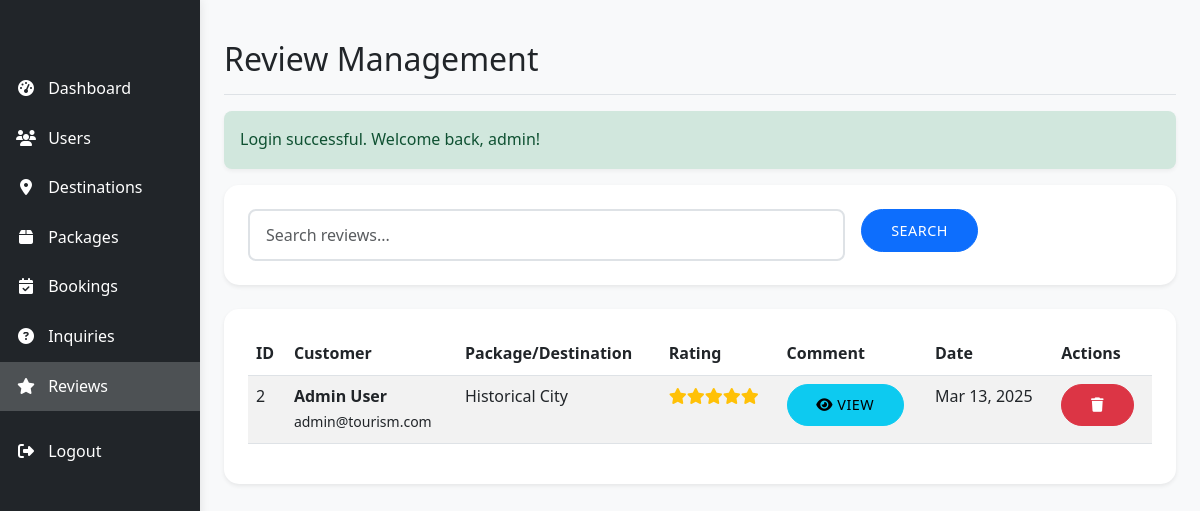
Screenshot of /admin/reviews.php (signed in) with the database file from the repository.
### tables this page shows
CREATE TABLE `reviews` (
  `id` int(11) NOT NULL,
  `user_id` int(11) NOT NULL,
  `package_id` int(11) DEFAULT NULL,
  `destination_id` int(11) DEFAULT NULL,
  `rating` int(11) NOT NULL CHECK (`rating` between 1 and 5),
  `comment` text DEFAULT NULL,
  `created_at` timestamp NOT NULL DEFAULT current_timestamp()
);

CREATE TABLE `users` (
  `id` int(11) NOT NULL,
  `username` varchar(50) NOT NULL,
  `password` varchar(255) NOT NULL,
  `email` varchar(100) NOT NULL,
  `full_name` varchar(100) NOT NULL,
  `phone` varchar(20) DEFAULT NULL,
  `address` text DEFAULT NULL,
  `user_type` enum('admin','customer') DEFAULT 'customer',
  `created_at` timestamp NOT NULL DEFAULT current_timestamp()
);

CREATE TABLE `destinations` (
  `id` int(11) NOT NULL,
  `name` varchar(100) NOT NULL,
  `description` text NOT NULL,
  `location` varchar(100) NOT NULL,
  `image` varchar(255) DEFAULT NULL,
  `price` decimal(10,2) NOT NULL,
  `featured` tinyint(1) DEFAULT 0,
  `created_at` timestamp NOT NULL DEFAULT current_timestamp()
);

### admin/reviews.php (the view, shortened to what this page needs)
<?php
require_once '../includes/config.php';
$search = isset($_GET['search']) ? sanitize_input($_GET['search']) : '';
$page = isset($_GET['page']) ? (int)$_GET['page'] : 1;
$items_per_page = 10;
$offset = ($page - 1) * $items_per_page;
$where_clause = $search ? "WHERE u.username LIKE '%$search%' OR u.full_name LIKE '%$search%' OR r.comment LIKE '%$search%'" : "";
$query = "SELECT r.*, u.username, u.full_name, u.email,
          p.name as package_name, d.name as destination_name
          FROM reviews r
          JOIN users u ON r.user_id = u.id
          LEFT JOIN packages p ON r.package_id = p.id
          LEFT JOIN destinations d ON r.destination_id = d.id
          $where_clause
          ORDER BY r.created_at DESC
          LIMIT ? OFFSET ?";
$stmt = mysqli_prepare($conn, $query);
mysqli_stmt_bind_param($stmt, "ii", $items_per_page, $offset);
mysqli_stmt_execute($stmt);
$result = mysqli_stmt_get_result($stmt);
?>
<!DOCTYPE html>
<html lang="en">
<head>
    <link href="https://cdn.jsdelivr.net/npm/bootstrap@5.3.0/dist/css/bootstrap.min.css" rel="stylesheet">
    <link rel="stylesheet" href="https://cdnjs.cloudflare.com/ajax/libs/font-awesome/6.4.0/css/all.min.css">
    <link rel="stylesheet" href="../css/style.css">
</head>
<body>
    <div class="container-fluid">
        <div class="row">
            <?php include 'includes/sidebar.php'; ?>
            <main class="col-md-9 ms-sm-auto col-lg-10 px-md-4 py-4">
                <div class="d-flex justify-content-between flex-wrap flex-md-nowrap align-items-center pt-3 pb-2 mb-3 border-bottom">
                    <h1 class="h2">Review Management</h1>
                </div>
                <?php
                if (isset($_SESSION['success_message'])) {
                    echo display_success($_SESSION['success_message']);
                }
                ?>
                <div class="card mb-4">
                    <div class="card-body">
                        <form method="GET" class="row g-3">
                            <div class="col-md-8">
                                <input type="text" class="form-control" name="search" placeholder="Search reviews..." value="<?php echo htmlspecialchars($search); ?>">
                            </div>
                            <div class="col-md-4">
                                <button type="submit" class="btn btn-primary">Search</button>
                            </div>
                        </form>
                    </div>
                </div>
                <div class="card">
                    <div class="card-body">
                        <div class="table-responsive">
                            <table class="table table-striped table-hover">
                                <thead>
                                    <tr>
                                        <th>ID</th>
                                        <th>Customer</th>
                                        <th>Package/Destination</th>
                                        <th>Rating</th>
                                        <th>Comment</th>
                                        <th>Date</th>
                                        <th>Actions</th>
                                    </tr>
                                </thead>
                                <tbody>
                                    <?php while ($review = mysqli_fetch_assoc($result)): ?>
                                    <tr>
                                        <td><?php echo $review['id']; ?></td>
                                        <td>
                                            <strong><?php echo htmlspecialchars($review['full_name']); ?></strong><br>
                                            <small><?php echo htmlspecialchars($review['email']); ?></small>
                                        </td>
                                        <td>
                                            <?php
                                            if ($review['package_id']) {
                                                echo htmlspecialchars($review['package_name']);
                                            } else {
                                                echo htmlspecialchars($review['destination_name']);
                                            }
                                            ?>
                                        </td>
                                        <td>
                                            <div class="star-rating">
                                                <?php
                                                for ($i = 1; $i <= 5; $i++) {
                                                    if ($i <= $review['rating']) {
                                                        echo '<i class="fas fa-star"></i>';
                                                    } else {
                                                        echo '<i class="far fa-star"></i>';
                                                    }
                                                }
                                                ?>
                                            </div>
                                        </td>
                                        <td>
                                            <button type="button" class="btn btn-sm btn-info view-comment"
                                                    data-bs-toggle="modal"
                                                    data-bs-target="#viewCommentModal"
                                                    data-comment="<?php echo htmlspecialchars($review['comment']); ?>">
                                                <i class="fas fa-eye"></i> View
                                            </button>
                                        </td>
                                        <td><?php echo date('M d, Y', strtotime($review['created_at'])); ?></td>
                                        <td>
                                            <button type="button" class="btn btn-sm btn-danger delete-review"
                                                    data-bs-toggle="modal"
                                                    data-bs-target="#deleteReviewModal"
                                                    data-id="<?php echo $review['id']; ?>"
                                                    data-name="<?php echo htmlspecialchars($review['full_name']); ?>">
                                                <i class="fas fa-trash"></i>
                                            </button>
                                        </td>
                                    </tr>
                                    <?php endwhile; ?>
                                </tbody>
                            </table>
                        </div>
                    </div>
                </div>
            </main>
        </div>
    </div>
</body>
</html>

### css/style.css (style rules this page uses)
:root { --primary: #0d6efd; --secondary: #6c757d; --light: #f8f9fa; --dark: #212529; --danger: #dc3545; --success: #198754; --warning: #ffc107; --info: #0dcaf0; --primary-dark: #0b5ed7; --light-gray: #e9ecef; --border-color: #dee2e6; }
body { font-family: 'Segoe UI', Tahoma, Geneva, Verdana, sans-serif; line-height: 1.6; color: var(--dark); background-color: var(--light); min-height: 100%; display: grid; grid-template-rows: auto 1fr auto; }
.card { border: none; border-radius: 15px; box-shadow: 0 4px 6px rgba(0, 0, 0, 0.1); transition: all 0.3s ease; margin-bottom: 20px; overflow: hidden; background-color: white; }
.card-body { padding: 1.5rem; }
.btn { padding: 0.6rem 1.8rem; border-radius: 25px; font-weight: 500; transition: all 0.3s ease; text-transform: uppercase; letter-spacing: 0.5px; font-size: 0.9rem; }
.btn-primary { background-color: var(--primary); border-color: var(--primary); }
.form-control { border-radius: 8px; padding: 0.75rem 1rem; border: 2px solid var(--border-color); transition: all 0.3s ease; }
main { padding-top: 1.5rem; min-height: calc(100vh - 76px - 250px); }
.card { margin-bottom: 1.5rem; box-shadow: 0 0.125rem 0.25rem rgba(0, 0, 0, 0.075); }
html { height: 100%; }

### admin/reviews.php (style rules this page uses)
.star-rating { color: #ffc107; }

### rows the page displays
reviews: id "2", user.full_name "Admin User", user.email "admin@tourism.com", destination.name "Historical City", rating 5 (drawn), created_at "Mar 13, 2025"

### other values shown
$message "Login successful. Welcome back, admin!"
